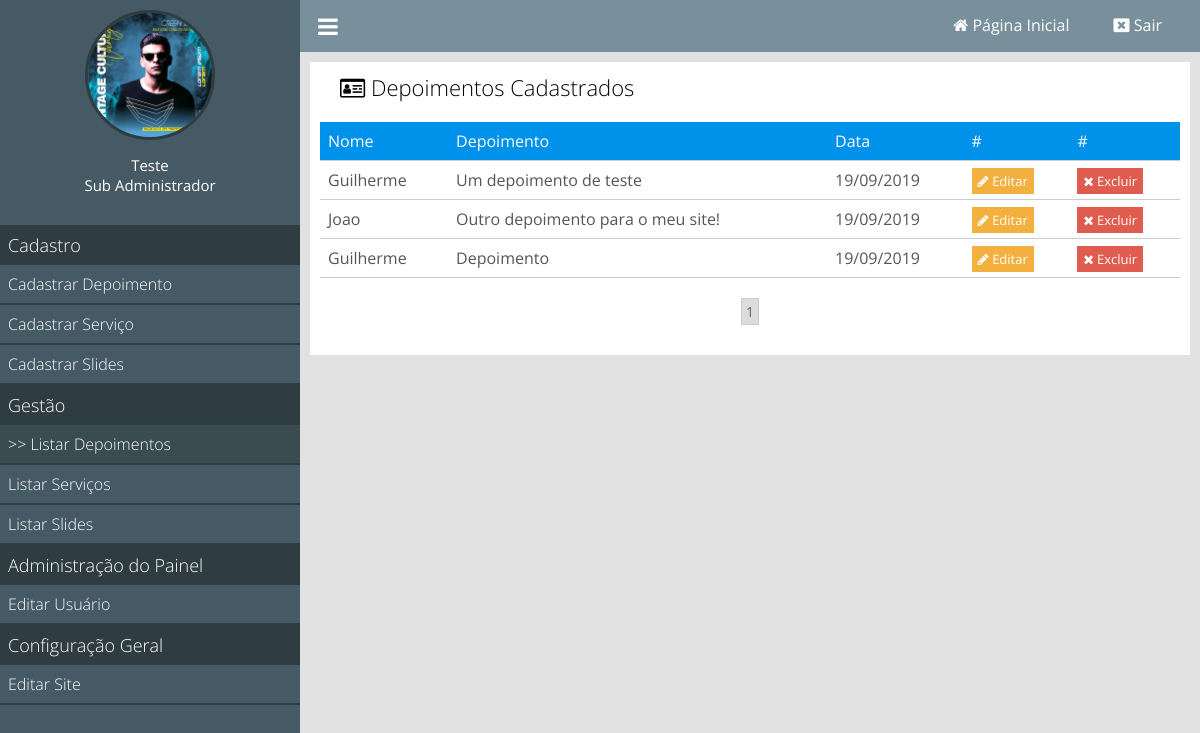
Page /painel/listar-depoimentos (signed in) on the committed database.
### classes/MySql.php (called while the page is built)
<?php
class MySql
{
    private static $pdo;
    public static function conectar()
    {
        if (self::$pdo == null) {
            try {
                self::$pdo = new PDO('mysql:host=' . HOST . ';dbname=' . DATABASE, USER, PASSWORD, array(PDO::MYSQL_ATTR_INIT_COMMAND => 'SET NAMES utf8'));
                self::$pdo->setAttribute(PDO::ATTR_ERRMODE, PDO::ERRMODE_EXCEPTION);
            } catch(Exception $e) {
                echo '<div class="erro-box"><i class="fa fa-times"></i>  Erro ao conectar</div>';
                return null;
            }
        }
        return self::$pdo;
    }
}

### painel/pages/listar-depoimentos.php (the view, shortened to what this page needs)
<?php
	$paginaAtual = isset($_GET['pagina']) ? (int)$_GET['pagina'] : 1;
	$porPagina = 4;
	$depoimentos = Painel::selectAll('tb_site.depoimentos', ($paginaAtual - 1) * $porPagina, $porPagina);
?>
<div class="box-content">
	<h2><i class="fa fa-id-card-o"></i> Depoimentos Cadastrados</h2>
	<div class="wraper-table">
		<table>
			<tr>
				<td>Nome</td>
				<td>Depoimento</td>
				<td>Data</td>
				<td>#</td>
				<td>#</td>
			</tr>
			<?php
				foreach ($depoimentos as $key => $value) {
			?>
				<tr>
					<td><?php echo $value['nome']; ?></td>
					<td><?php echo $value['depoimento']; ?></td>
					<td><?php echo $value['data']; ?></td>
					<td><a class="btn edit" href="<?php echo INCLUDE_PATH_PAINEL; ?>editar-depoimento?id=<?php echo $value['id']; ?>"><i class="fa fa-pencil"></i> Editar</a></td>
					<td><a actionBtn="delete" class="btn delete" href="<?php echo INCLUDE_PATH_PAINEL; ?>listar-depoimentos?excluir=<?php echo $value['id']; ?>"><i class="fa fa-times"></i> Excluir</a></td>
				</tr>
			<?php } ?>
		</table>
		<div class="paginacao">
			<?php
				$totalPaginas = ceil(count(Painel::selectAll('tb_site.depoimentos')) / $porPagina);
				for ($i = 1; $i <= $totalPaginas; $i++) {
					if ($i == $paginaAtual) {
						echo "<a href='" . INCLUDE_PATH_PAINEL . 'listar-depoimentos?pagina=' . $i . "' class='page-selected'>". $i ."</a>";
					} else {
						echo "<a href='" . INCLUDE_PATH_PAINEL . 'listar-depoimentos?pagina=' . $i . "'>". $i ."</a>";
					}
				}
			?>
		</div>
	</div>
</div>

### painel/css/style.css (style rules this page uses)
* { margin: 0; padding: 0; box-sizing: border-box; font-family: 'Open Sans'; }
html, body { height: 100%; background-color: rgb(225, 225, 225); }
body { overflow-x: hidden; }
.box-content { background: white; padding: 10px; margin-bottom: 20px; }
.wraper-table { overflow-x: auto; }
table { margin: 20px 0; width: 100%; border-collapse: collapse; }
table tr:nth-of-type(1) { background: #0091ea; color: white; }
table tr { color: #555; border-bottom: 1px solid #ccc; }
table td { padding: 8px; }
table a.btn { text-decoration: none; padding: 4px 6px; color: white; font-size: 13px; }
a.btn.edit { background: #F4B03E; }
a.btn.delete { background: #E05C4E; }
.paginacao { margin: 20px 0; text-align: center; }
.paginacao a { font-size: 14px; margin: 0 8px; display: inline-block; padding: 3px 4px; border: 1px solid #ccc; text-decoration: none; color: #666; }
.paginacao a.page-selected { background: rgb(220, 220, 220); }
.box-content > h2 { font-weight: 300; font-size: 22px; padding-left: 20px; }

### rows in the picture
tb_site.depoimentos: nome "Guilherme", depoimento "Um depoimento de teste", data "19/09/2019"
tb_site.depoimentos: nome "Joao", depoimento "Outro depoimento para o meu site!", data "19/09/2019"
tb_site.depoimentos: nome "Guilherme", depoimento "Depoimento", data "19/09/2019"

### other values in the picture
$_SESSION['nome'] "Teste"
pegaCargo($_SESSION['cargo']) "Sub Administrador"
